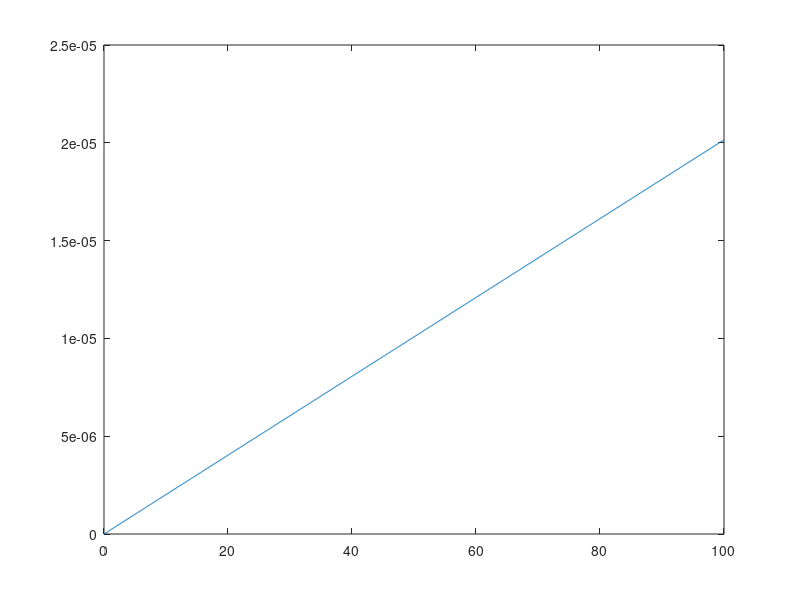

This chart was generated by the following MATLAB code:
function wLplot

L =linspace(0,100,1000);

lambda = 632.8*10^-9;
w0 = 4.49;
wL = w0*((L*lambda/(3.14*w0)).^2).^.5;
plot(L,wL);
end